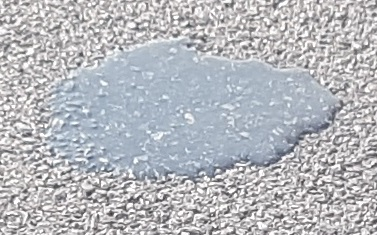
#> input picture project/polaris filter_upgrade/image seed/1111.jpg, 377 x 235 px; its folder holds 2 pictures in this run
$ python polaris.py
#> lines starting #> are read from the running program, lines starting #| are printed output that depends on the picture; after the words box and inside, x2 and y2 are one past the last pixel; in counts of white or black regions, pixels touching at a corner belong together; long printed decimals are rounded
# made by junse
import os
import cv2
import numpy as np

def resize(img, ratio, dsize=None, dst=None):
    resizeimg = cv2.resize(img, dsize, dst, ratio, ratio, interpolation=cv2.INTER_AREA)
    return resizeimg

def Filter(img, value = 0):
    average = pixel_average(img)

    if value == 0:
        ret,img_filter = cv2.threshold(img, average, 255, cv2.THRESH_BINARY)
    else:
        ret,img_filter = cv2.threshold(img, value, 255, cv2.THRESH_BINARY)

    return img_filter

    return img_filter

def Filter_list(imglist, value = 0):
    filterfile_list = []
    vertice_set = []
    if value == 0:
        i=0
        while i < len(imglist):
            filterfile_list.append(Filter(imglist[i]))
            #vertice_set.append(vertices(imglist[i]))
            #filterfile_list[i] = region_of_interest(filterfile_list[i], vertice_set[i])
            i+=1
    else:
        i=0
        while i < len(imglist):
            filterfile_list.append(Filter(imglist[i], value))
            #vertice_set.append(vertices(imglist[i]))
            #filterfile_list[i] = region_of_interest(filterfile_list[i], vertice_set[i])
            i+=1
    return filterfile_list

def grayscale(imglist, ratio):
    # 그레이스케일로 이미지 리드한 리스트 생성
#> called with ratio = 1
    readfile_list = []
    i=0
    while i < len(imglist):
        readfile_list.append(cv2.imread(directoryname + '/image seed/' + imglist[i], cv2.IMREAD_GRAYSCALE))
        readfile_list[i] = resize(readfile_list[i], ratio)
        i+=1
    return readfile_list

def imlistshow(imglist, name):
    i=0
    while i < len(imglist):
        cv2.imshow(name + str(i+1), imglist[i])
        i+=1

def pixel_average(img):
    sum = 0
    for i in range(0, img.shape[0]):
        for j in range(0, img.shape[1]):
            sum += img[i,j]
    pixel_N = img.shape[0] * img.shape[1]
    average = sum/pixel_N
    return average

def count_pixel(img):
    number = 0
    for i in range(0, img.shape[0]):
        for j in range(0, img.shape[1]):
            if img[i,j] == 255:
                number += 1
    return number

def vertices(img): # 관심 영역 설정 - 영역 절반 할당
                   # height = img.shape[0]
                   # width = img.shape[1]
    imshape = img.shape
    lower_left = [0, imshape[0]]
    lower_right = [imshape[1], imshape[0]]
    higher_left = [0, imshape[0]/2]
    higher_right = [imshape[1], imshape[0]/2]
    vertices = [np.array([lower_left, lower_right, higher_right, higher_left], dtype = np.int32)]
    return vertices

def region_of_interest(img, vertices, color3=(255,255,255), color1=255): # ROI 셋팅

    mask = np.zeros_like(img) # mask = img와 같은 크기의 빈 이미지

    if len(img.shape) > 2: # Color 이미지(3채널)라면 :
        color = color3
    else: # 흑백 이미지(1채널)라면 :
        color = color1

    # vertices에 정한 점들로 이뤄진 다각형부분(ROI 설정부분)을 color로 채움
    cv2.fillPoly(mask, vertices, color)

    # 이미지와 color로 채워진 ROI를 합침
    roi_image = cv2.bitwise_and(img, mask)
    return roi_image

def pixel_ratio(img1, img2):

    if count_pixel(img1) < count_pixel(img2):
        ratio = count_pixel(img1)/count_pixel(img2)
    else:
        ratio = count_pixel(img2)/count_pixel(img1)
    return ratio


directoryname = os.path.dirname(os.path.realpath(__file__))

file_list = os.listdir(directoryname + '/image seed')

# 그레이스케일로 이미지 리드한 리스트 생성

readfile_list = grayscale(file_list, 1)
#> readfile_list = 2 items
print('그레이스케일 변환 완료')

fltrlst = Filter_list(readfile_list)
#> the loop in Filter_list, `while i < len(imglist):` made 2 passes
#> (ret in Filter, i) on passes 1 to 2: (184, 1), (163, 2)
#> pass 1, in Filter, `ret,img_filter = cv2.threshold(img, average, 255, cv2.THRESH_BINARY)`:
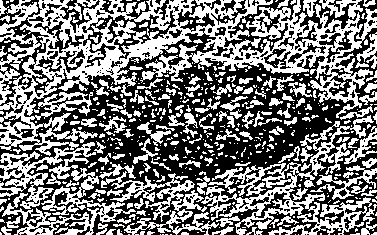
#> img_filter: shape (235, 377); 47.3% white; 528 white regions (375 under 20 px), largest, box (x1, y1, x2, y2) and area: (0, 0, 377, 156) 18509, (201, 115, 377, 235) 5395, (2, 168, 136, 235) 2278
#> pass 2, in Filter (call 2), `ret,img_filter = cv2.threshold(img, average, 255, cv2.THRESH_BINARY)`:
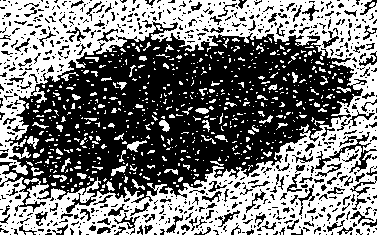
#> img_filter: shape (235, 377); 48.2% white; 643 white regions (575 under 20 px), largest, box (x1, y1, x2, y2) and area: (0, 0, 377, 235) 37150, (127, 140, 147, 152) 100, (111, 163, 128, 176) 80
#> after the loop in Filter_list, `while i < len(imglist):`: i = 2
#> fltrlst = 2 items
print('average of pixel value: ' + str(pixel_average(fltrlst[0])))
#| average of pixel value: 120.522

fltrlst_ratio = pixel_ratio(fltrlst[0], fltrlst[1])
#> in count_pixel, `number = 0`: number = 0
#> after the loop in count_pixel, `for i in range(0, img.shape[0]):`: number = 41873
#> in pixel_ratio, `ratio = count_pixel(img1)/count_pixel(img2)`: ratio = 0.981
#> fltrlst_ratio = 0.981

print('f ratio: ' + str(fltrlst_ratio))
#| f ratio: 0.9808

print('img Filtering complete')

imlistshow(fltrlst, 'average')

print('show')

cv2.waitKey(0)
cv2.destroyAllWindows()
